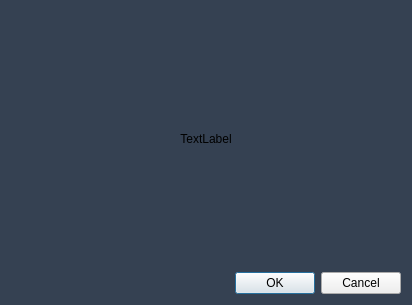
<?xml version="1.0" encoding="UTF-8"?>
<ui version="4.0">
 <class>Dialog</class>
 <widget class="QDialog" name="Dialog">
  <property name="geometry">
   <rect>
    <x>0</x>
    <y>0</y>
    <width>412</width>
    <height>305</height>
   </rect>
  </property>
  <property name="windowTitle">
   <string>Dialog</string>
  </property>
  <property name="styleSheet">
   <string notr="true">QDialog{
background: #354152;
}</string>
  </property>
  <layout class="QGridLayout" name="gridLayout">
   <item row="0" column="0">
    <widget class="QLabel" name="label">
     <property name="text">
      <string>TextLabel</string>
     </property>
     <property name="alignment">
      <set>Qt::AlignCenter</set>
     </property>
    </widget>
   </item>
   <item row="1" column="0">
    <widget class="QDialogButtonBox" name="buttonBox">
     <property name="orientation">
      <enum>Qt::Horizontal</enum>
     </property>
     <property name="standardButtons">
      <set>QDialogButtonBox::Cancel|QDialogButtonBox::Ok</set>
     </property>
    </widget>
   </item>
  </layout>
 </widget>
 <resources/>
 <connections>
  <connection>
   <sender>buttonBox</sender>
   <signal>accepted()</signal>
   <receiver>Dialog</receiver>
   <slot>accept()</slot>
   <hints>
    <hint type="sourcelabel">
     <x>248</x>
     <y>254</y>
    </hint>
    <hint type="destinationlabel">
     <x>157</x>
     <y>274</y>
    </hint>
   </hints>
  </connection>
  <connection>
   <sender>buttonBox</sender>
   <signal>rejected()</signal>
   <receiver>Dialog</receiver>
   <slot>reject()</slot>
   <hints>
    <hint type="sourcelabel">
     <x>316</x>
     <y>260</y>
    </hint>
    <hint type="destinationlabel">
     <x>286</x>
     <y>274</y>
    </hint>
   </hints>
  </connection>
 </connections>
</ui>
